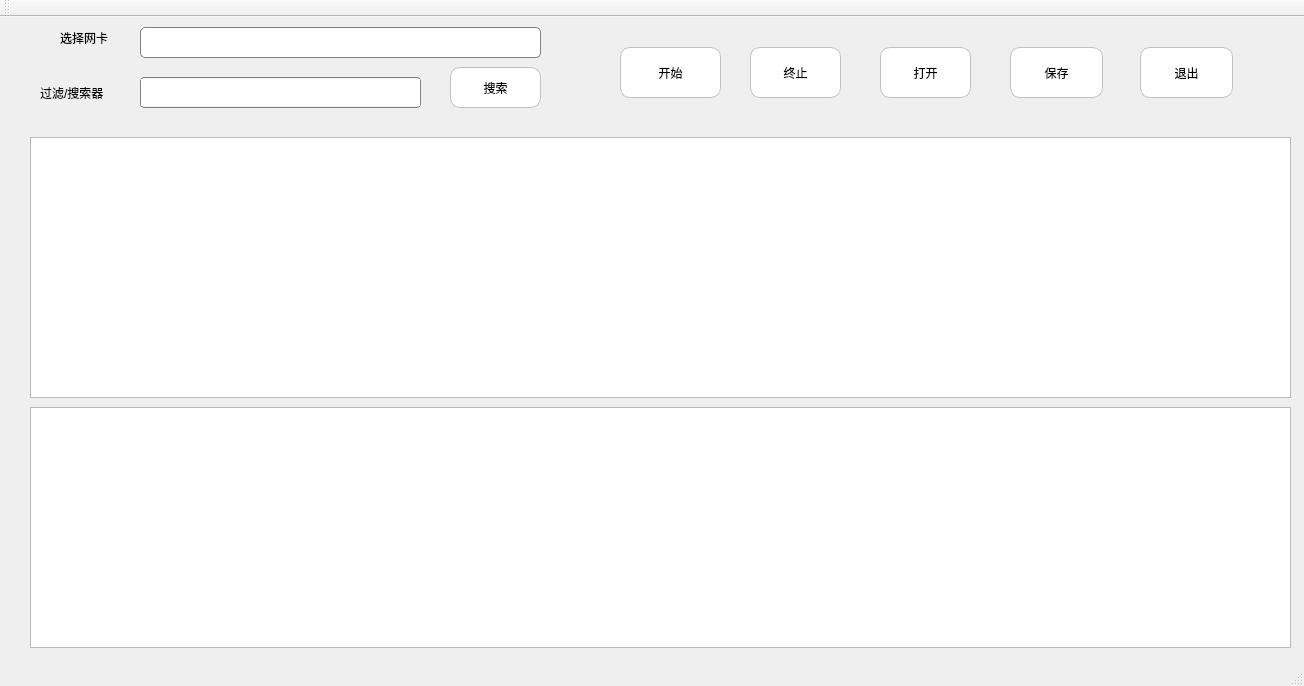
<?xml version="1.0" encoding="UTF-8"?>
<ui version="4.0">
 <class>MainWindow</class>
 <widget class="QMainWindow" name="MainWindow">
  <property name="geometry">
   <rect>
    <x>0</x>
    <y>0</y>
    <width>1304</width>
    <height>686</height>
   </rect>
  </property>
  <property name="windowTitle">
   <string>MainWindow</string>
  </property>
  <property name="styleSheet">
   <string notr="true">QPushButton{  
    border: 1px solid #C0C0C0;  
    background-color:#FFFFFF; 
    border-style: solid;  
    border-radius: 10px;  

}  
QPushButton:pressed{  
    background-color:#EAF0FF;  
    border: 1px solid #AAB4C4;  
    width: 40px;  
    height:20px;  
    padding:0 0px;  
    border-radius:10px;  
}  
</string>
  </property>
  <widget class="QWidget" name="centralWidget">
   <widget class="QComboBox" name="comboBox">
    <property name="geometry">
     <rect>
      <x>140</x>
      <y>10</y>
      <width>401</width>
      <height>31</height>
     </rect>
    </property>
    <property name="styleSheet">
     <string notr="true">QComboBox
{
	subcontrol-origin: padding;
    subcontrol-position: top right;
    selection-background-color: #111;
    font-size: 16px;
    border-style: solid;
    border: 1px solid grey;
    border-radius: 5;
    padding: 1px 0px 1px 10px;
}

QComboBox:hover, QPushButton:hover
{
    border: 1px solid grey;
}

QComboBox:editable {
    background: red;
    color: black;
}








QComboBox::drop-down 
{
    border: 0px; /* This seems to replace the whole arrow of the combo box */
}

/* Define a new custom arrow icon for the combo box */
QComboBox::down-arrow {
    image: url(G:/Sniffer/source/arrow_down.png);
	margin-right: 10px;
    width: 14px;
    height: 14px;
}

</string>
    </property>
   </widget>
   <widget class="QPushButton" name="startCapture">
    <property name="geometry">
     <rect>
      <x>620</x>
      <y>30</y>
      <width>101</width>
      <height>51</height>
     </rect>
    </property>
    <property name="styleSheet">
     <string notr="true"/>
    </property>
    <property name="text">
     <string>开始</string>
    </property>
   </widget>
   <widget class="QPushButton" name="stopCapture">
    <property name="geometry">
     <rect>
      <x>750</x>
      <y>30</y>
      <width>91</width>
      <height>51</height>
     </rect>
    </property>
    <property name="text">
     <string>终止</string>
    </property>
   </widget>
   <widget class="QTreeView" name="treeView">
    <property name="geometry">
     <rect>
      <x>30</x>
      <y>120</y>
      <width>1261</width>
      <height>261</height>
     </rect>
    </property>
    <property name="styleSheet">
     <string notr="true">QTreeView {
    show-decoration-selected: 1;
	alternate-background-color: yellow;
}

QTreeView::item {
    border: 1px solid #d9d9d9;
    border-top-color: transparent;
    border-bottom-color: transparent;
}

QTreeView::item:hover {
    background: qlineargradient(x1: 0, y1: 0, x2: 0, y2: 1, stop: 0 #e7effd, stop: 1 #cbdaf1);
    border: 1px solid #bfcde4;
}

QTreeView::item:selected {
    border: 1px solid #567dbc;
}

QTreeView::item:selected:active{
    background: qlineargradient(x1: 0, y1: 0, x2: 0, y2: 1, stop: 0 #6ea1f1, stop: 1 #567dbc);
}

QTreeView::item:selected:!active {
    background: qlineargradient(x1: 0, y1: 0, x2: 0, y2: 1, stop: 0 #6b9be8, stop: 1 #577fbf);
}</string>
    </property>
   </widget>
   <widget class="QTextEdit" name="textEdit">
    <property name="geometry">
     <rect>
      <x>140</x>
      <y>60</y>
      <width>281</width>
      <height>31</height>
     </rect>
    </property>
    <property name="styleSheet">
     <string notr="true">QTextEdit {
	border:1px solid grey;
	border-radius: 4px;
    padding: 1px 0px 1px 0px;
	font-size: 16px;
}</string>
    </property>
   </widget>
   <widget class="QLabel" name="label">
    <property name="geometry">
     <rect>
      <x>60</x>
      <y>10</y>
      <width>72</width>
      <height>21</height>
     </rect>
    </property>
    <property name="text">
     <string>选择网卡</string>
    </property>
   </widget>
   <widget class="QLabel" name="label_2">
    <property name="geometry">
     <rect>
      <x>40</x>
      <y>60</y>
      <width>91</width>
      <height>31</height>
     </rect>
    </property>
    <property name="text">
     <string>过滤/搜索器</string>
    </property>
   </widget>
   <widget class="QPushButton" name="saveData">
    <property name="geometry">
     <rect>
      <x>1010</x>
      <y>30</y>
      <width>93</width>
      <height>51</height>
     </rect>
    </property>
    <property name="styleSheet">
     <string notr="true"/>
    </property>
    <property name="text">
     <string>保存</string>
    </property>
   </widget>
   <widget class="QTreeView" name="detailview">
    <property name="geometry">
     <rect>
      <x>30</x>
      <y>390</y>
      <width>1261</width>
      <height>241</height>
     </rect>
    </property>
    <property name="styleSheet">
     <string notr="true">
QTreeView::item:open {
    background-color: #c5ebfb;
    color: blue;
}
QTreeView::item:selected {
    background-color: #567dbc;
	opacity: 0.6;
    color: white;
}</string>
    </property>
   </widget>
   <widget class="QPushButton" name="search">
    <property name="geometry">
     <rect>
      <x>450</x>
      <y>50</y>
      <width>91</width>
      <height>41</height>
     </rect>
    </property>
    <property name="text">
     <string>搜索</string>
    </property>
   </widget>
   <widget class="QPushButton" name="quit">
    <property name="geometry">
     <rect>
      <x>1140</x>
      <y>30</y>
      <width>93</width>
      <height>51</height>
     </rect>
    </property>
    <property name="text">
     <string>退出</string>
    </property>
   </widget>
   <widget class="QPushButton" name="loadFile">
    <property name="geometry">
     <rect>
      <x>880</x>
      <y>30</y>
      <width>91</width>
      <height>51</height>
     </rect>
    </property>
    <property name="text">
     <string>打开</string>
    </property>
   </widget>
  </widget>
  <widget class="QMenuBar" name="menuBar">
   <property name="geometry">
    <rect>
     <x>0</x>
     <y>0</y>
     <width>1304</width>
     <height>26</height>
    </rect>
   </property>
  </widget>
  <widget class="QToolBar" name="mainToolBar">
   <attribute name="toolBarArea">
    <enum>TopToolBarArea</enum>
   </attribute>
   <attribute name="toolBarBreak">
    <bool>false</bool>
   </attribute>
  </widget>
  <widget class="QStatusBar" name="statusBar"/>
 </widget>
 <layoutdefault spacing="6" margin="11"/>
 <resources/>
 <connections/>
</ui>
